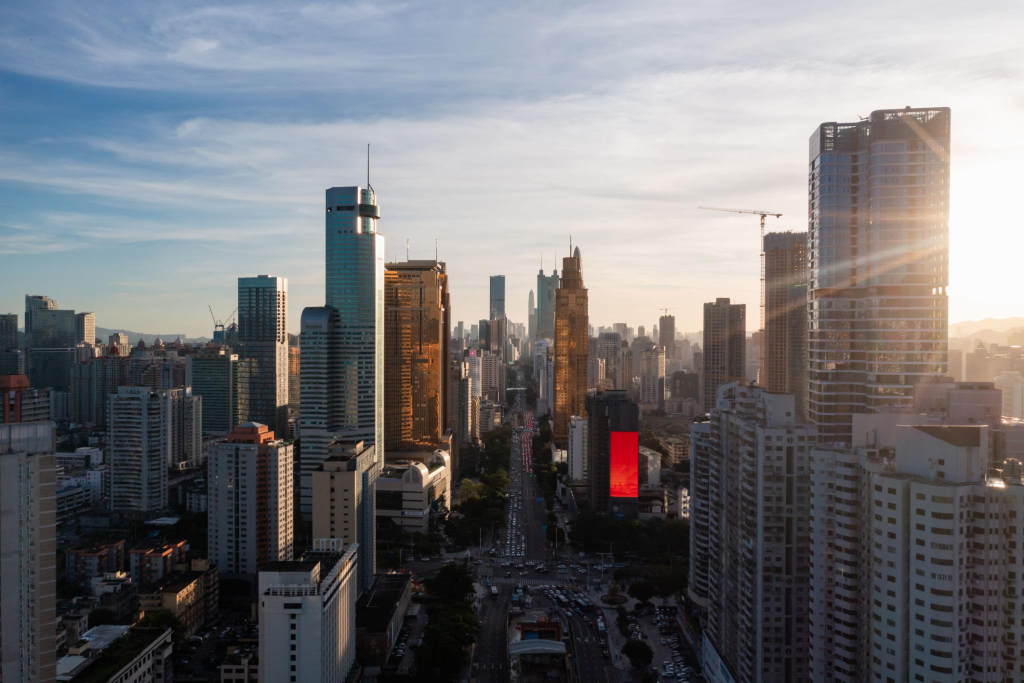
#> input picture backend/city.jpeg, 2048 x 1365 px, given in place of out.png, which was not available (shown at 1/2 size)
$ python image_processor.py out.png
#> lines starting #> are read from the running program, lines starting #| are printed output that depends on the picture; pictures that were not available may be replaced by others from this repository, and a replacement may not be noted
# ============================================================
#  ELMAAS — image_processor.py
#  Transforme une photo en grille 14x14 bicolore (chaud/froid)
#  prête à être utilisée par puzzle_generator.py
# ============================================================

import numpy as np
from PIL import Image
from config import (
    TAILLE_TAB,
    TAILLE_REDIMENSIONNEMENT,
    CANAL_BINARISATION,
    NIVEAUX_SEGMENTATION,
    DEBUG,
)


# ── Constantes internes ──────────────────────────────────────

CHAUD = 1   # Cellule "chaude" (au-dessus de la médiane verte)
FROID = 0   # Cellule "froide" (en-dessous de la médiane verte)


# ── Fonctions utilitaires ────────────────────────────────────

def charger_image(chemin: str) -> Image.Image:
    """
    Charge une image depuis un chemin fichier.
    Retourne une image PIL en mode RGB.
    """
    img = Image.open(chemin).convert("RGB")
    if DEBUG:
        print(f"[image_processor] Image chargée : {chemin} — taille originale : {img.size}")
    return img


def redimensionner(img: Image.Image) -> Image.Image:
    """
    Redimensionne l'image en TAILLE_TAB x TAILLE_TAB pixels.
    Chaque pixel deviendra une cellule de la grille.
    Utilise LANCZOS pour préserver les transitions de couleur.
    """
    img_redim = img.resize(TAILLE_REDIMENSIONNEMENT, Image.LANCZOS)
    if DEBUG:
        print(f"[image_processor] Redimensionnée en {TAILLE_REDIMENSIONNEMENT}")
    return img_redim


def rgb_vers_lab(img_rgb: Image.Image) -> np.ndarray:
    """
    Convertit une image PIL RGB en tableau NumPy dans l'espace LAB.
    L'espace LAB sépare la luminosité (L) de la chrominance (A, B).
    Le canal A encode l'axe vert (-) / rouge (+) — idéal pour ELMAAS.

    Retourne un tableau (H, W, 3) en float32 normalisé [0, 1].
    """
    # Conversion manuelle RGB → XYZ → LAB (pas besoin de scikit-image ici)
    arr = np.array(img_rgb, dtype=np.float32) / 255.0

    # Linearisation gamma sRGB
    mask = arr > 0.04045
    arr[mask] = ((arr[mask] + 0.055) / 1.055) ** 2.4
    arr[~mask] /= 12.92

    # RGB → XYZ (matrice standard D65)
    M = np.array([
        [0.4124564, 0.3575761, 0.1804375],
        [0.2126729, 0.7151522, 0.0721750],
        [0.0193339, 0.1191920, 0.9503041],
    ])
    xyz = arr @ M.T

    # Normalisation par illuminant D65
    xyz /= np.array([0.95047, 1.00000, 1.08883])

    # XYZ → LAB
    epsilon = 0.008856
    kappa = 903.3
    fx = np.where(xyz > epsilon, xyz ** (1/3), (kappa * xyz + 16) / 116)

    L = 116 * fx[..., 1] - 16
    A = 500 * (fx[..., 0] - fx[..., 1])
    B = 200 * (fx[..., 1] - fx[..., 2])

    lab = np.stack([L, A, B], axis=-1)

    if DEBUG:
        print(f"[image_processor] Conversion LAB — canal A : min={A.min():.2f}, max={A.max():.2f}, médiane={np.median(A):.2f}")

    return lab


def extraire_canal(lab: np.ndarray, canal: str) -> np.ndarray:
    """
    Extrait un canal spécifique du tableau LAB.
    canal : "L", "A" ou "B"
    Retourne un tableau 2D (H, W).
    """
    index = {"L": 0, "A": 1, "B": 2}
    if canal not in index:
        raise ValueError(f"Canal invalide : '{canal}'. Choisir parmi L, A, B.")
    return lab[..., index[canal]]


def binariser(canal_2d: np.ndarray, seuil: float = None) -> np.ndarray:
    """
    Binarise un canal 2D en CHAUD (1) / FROID (0).
    Si seuil=None, utilise la médiane comme seuil automatique.
    Retourne une grille (H, W) d'entiers 0 ou 1.
    """
    if seuil is None:
        seuil = float(np.median(canal_2d))
    grille = (canal_2d >= seuil).astype(np.int8)
    if DEBUG:
        nb_chaud = int(grille.sum())
        nb_froid = int((grille == 0).sum())
        print(f"[image_processor] Binarisation (seuil={seuil:.2f}) → {nb_chaud} chauds, {nb_froid} froids")
    return grille


def generer_niveaux_segmentation(canal_2d: np.ndarray) -> list[np.ndarray]:
    """
    Génère plusieurs grilles binarisées à différents niveaux de seuil.
    Utilisé par puzzle_generator pour construire la hiérarchie des puzzles.

    Les seuils dans NIVEAUX_SEGMENTATION sont des quantiles (0 à 1).
    Ex: 0.3 = 30e percentile → beaucoup de CHAUD
        0.7 = 70e percentile → peu de CHAUD

    Retourne une liste de grilles, du seuil le plus bas au plus haut.
    """
    niveaux = []
    valeurs = canal_2d.flatten()
    for quantile in NIVEAUX_SEGMENTATION:
        seuil = float(np.quantile(valeurs, quantile))
        grille = binariser(canal_2d, seuil=seuil)
        niveaux.append(grille)
        if DEBUG:
            print(f"[image_processor] Niveau q={quantile} → seuil={seuil:.2f}")
    return niveaux


def calculer_statistiques(grille: np.ndarray) -> dict:
    """
    Calcule des statistiques utiles sur la grille binarisée.
    Utilisé pour valider l'équilibre chaud/froid avant de générer les puzzles.
    """
    total = grille.size
    nb_chaud = int(grille.sum())
    nb_froid = total - nb_chaud
    ratio = nb_chaud / total

    stats = {
        "total_cellules": total,
        "nb_chaud": nb_chaud,
        "nb_froid": nb_froid,
        "ratio_chaud": round(ratio, 3),
        "equilibre": abs(ratio - 0.5) < 0.2,  # Acceptable si entre 30% et 70% chaud
    }

    if DEBUG:
        print(f"[image_processor] Stats grille : {stats}")
        if not stats["equilibre"]:
            print("[image_processor] ⚠️  Grille déséquilibrée — envisager un autre canal ou photo")

    return stats


# ── Fonction principale ──────────────────────────────────────

def traiter_photo(chemin: str) -> dict:
    """
    Pipeline complet : photo → données prêtes pour puzzle_generator.

    Retourne un dictionnaire contenant :
    - "grille"          : grille principale 14x14 binarisée (canal A, seuil médiane)
    - "niveaux"         : liste de grilles à différents seuils (pour hiérarchie puzzles)
    - "statistiques"    : stats de la grille principale
    - "canal_brut"      : valeurs brutes du canal A (float) — pour usage avancé
    - "taille"          : (TAILLE_TAB, TAILLE_TAB)
    """
    # 1. Chargement et redimensionnement
    img = charger_image(chemin)
#> in charger_image, img is the input picture: PIL image 2048x1365 RGB; mean R, G, B 114.9, 114.7, 118
    img_redim = redimensionner(img)
#> in redimensionner, `img_redim = img.resize(TAILLE_REDIMENSIONNEMENT, Image.LANCZOS)`:
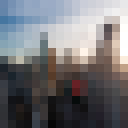
#> img_redim: PIL image 16x16 RGB (shown 8 times larger); mean R, G, B 114.9, 114.7, 118

    # 2. Conversion LAB
    lab = rgb_vers_lab(img_redim)

    # 3. Extraction du canal cible
    canal = extraire_canal(lab, CANAL_BINARISATION)

    # 4. Grille principale (seuil médiane automatique)
    grille_principale = binariser(canal)
#> in binariser, `seuil = float(np.median(canal_2d))`: seuil = 0.723

    # 5. Niveaux de segmentation (pour hiérarchie des puzzles)
    niveaux = generer_niveaux_segmentation(canal)
#> in generer_niveaux_segmentation, `valeurs = canal_2d.flatten()`: valeurs = 256 values, max 31.76 at index 169, min -6.64 at index 80, mean 1.29
#> the loop in generer_niveaux_segmentation, `for quantile in NIVEAUX_SEGMENTATION:` made 3 passes
#> after the loop in generer_niveaux_segmentation, `for quantile in NIVEAUX_SEGMENTATION:`: niveaux = 3 items
#> niveaux = 3 items

    # 6. Statistiques
    stats = calculer_statistiques(grille_principale)
#> in calculer_statistiques, `nb_chaud = int(grille.sum())`: nb_chaud = 128
#> in calculer_statistiques, `ratio = nb_chaud / total`: ratio = 0.5
#> in calculer_statistiques, `stats = { "total_cellules": total, "nb_chaud": nb_chaud, "nb_froid": n..`: stats = {'total_cellules': 256, 'nb_chaud': 128, 'nb_froid': 128, 'ratio_chaud': 0.5, 'equilibre': True}

    if DEBUG:
        print(f"[image_processor] ✅ Traitement terminé — grille {TAILLE_TAB}x{TAILLE_TAB} prête")
        print(f"[image_processor] Grille principale :\n{grille_principale}")

    return {
        "grille": grille_principale,
        "niveaux": niveaux,
        "statistiques": stats,
        "canal_brut": canal,
        "taille": (TAILLE_TAB, TAILLE_TAB),
    }


# ── Test rapide (python image_processor.py image.jpg) ───────

if __name__ == "__main__":
    import sys

    if len(sys.argv) < 2:
        print("Usage : python image_processor.py <chemin_image>")
        print("Exemple : python image_processor.py photo.jpg")
        sys.exit(1)

    resultat = traiter_photo(sys.argv[1])
#> resultat = 5 items

    print("\n=== Résultat ===")
    print(f"Taille grille : {resultat['taille']}")
#| Taille grille : (16, 16)
    print(f"Statistiques  : {resultat['statistiques']}")
#| Statistiques  : {'total_cellules': 256, 'nb_chaud': 128, 'nb_froid': 128, 'ratio_chaud': 0.5, 'equilibre': True}
    print(f"Nombre de niveaux de segmentation : {len(resultat['niveaux'])}")
#| Nombre de niveaux de segmentation : 3
    print("\nGrille principale (1=chaud, 0=froid) :")
    for ligne in resultat["grille"]:
        print(" ".join("█" if c == CHAUD else "·" for c in ligne))
#> this loop made 16 passes
#> ligne on passes 1 to 12: [0, 0, 0, 0, 0, 0, 0, 0, 0, 0, 1, 1, 1, 1, 1, 0], [0, 0, 0, 0, 0, 0, 0, 0, 0, 0, 1, 1, 1, 0, 0, 0], [0, 0, 0, 0, 0, 0, 0, 0, 0, 0, 1, 1, 0, 1, 1, 0], [0, 0, 0, 0, 0, 0, 0, 0, 1, 1, 0, 1, 1, 1, 1, 0], [0, 0, 0, 0, 0, 0, 0, 0, 1, 1, 1, 1, 1, 1, 1, 0], [0, 0, 0, 0, 0, 0, 0, 0, 1, 1, 1, 1, 1, 1, 1, 0], [0, 0, 0, 0, 0, 0, 1, 1, 1, 1, 1, 1, 1, 1, 1, 0], [0, 0, 0, 0, 0, 0, 1, 1, 1, 1, 1, 1, 1, 1, 1, 1], [0, 0, 0, 0, 1, 0, 1, 1, 1, 1, 1, 1, 1, 1, 1, 1], [1, 0, 0, 0, 1, 0, 1, 1, 1, 1, 1, 1, 1, 1, 1, 1], [0, 0, 0, 1, 1, 0, 1, 1, 0, 1, 1, 0, 1, 1, 1, 1], [0, 0, 0, 0, 1, 1, 1, 1, 0, 1, 1, 0, 1, 1, 0, 1]

$ run again, on backend/sea.jpeg
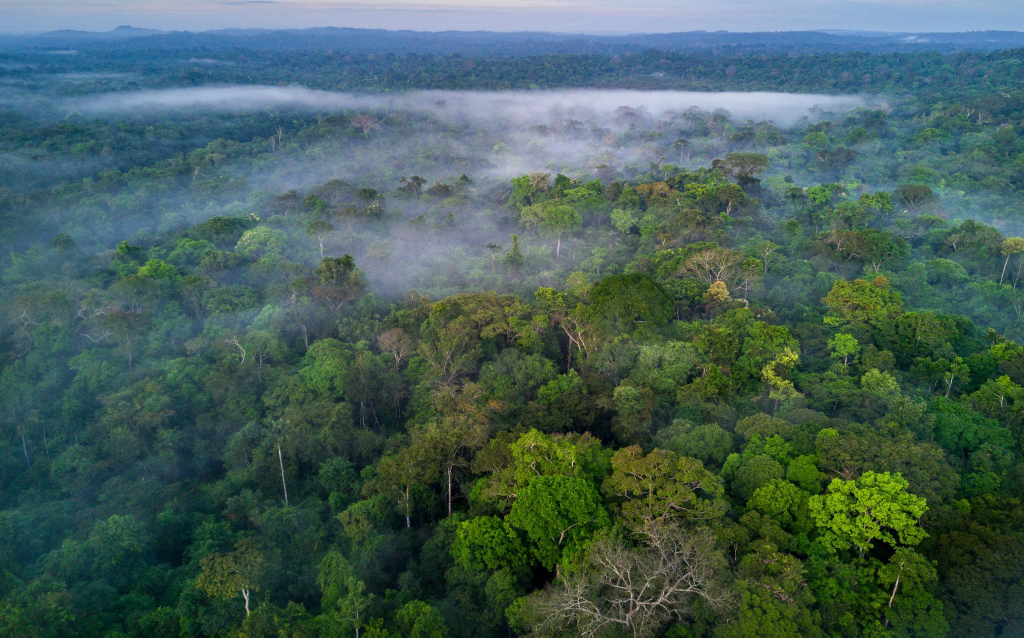
#> input picture backend/sea.jpeg, 2048 x 1275 px, given in place of out.png, which was not available (shown at 1/2 size)
#> in charger_image, img is the input picture: PIL image 2048x1275 RGB; mean R, G, B 70, 95.1, 88.5
#> in redimensionner, `img_redim = img.resize(TAILLE_REDIMENSIONNEMENT, Image.LANCZOS)`:
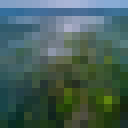
#> img_redim: PIL image 16x16 RGB (shown 8 times larger); mean R, G, B 69.9, 95, 88.6
#> in binariser, `seuil = float(np.median(canal_2d))`: seuil = -10.18
#> valeurs = 256 values, max 4.01 at index 56, min -28.37 at index 205, mean -10
#> the loop in generer_niveaux_segmentation, `for quantile in NIVEAUX_SEGMENTATION:` made 3 passes
#> after the loop in generer_niveaux_segmentation, `for quantile in NIVEAUX_SEGMENTATION:`: niveaux = 3 items
#> nb_chaud = 128
#> ratio = 0.5
#> in calculer_statistiques, `stats = { "total_cellules": total, "nb_chaud": nb_chaud, "nb_froid": n..`: stats = {'total_cellules': 256, 'nb_chaud': 128, 'nb_froid': 128, 'ratio_chaud': 0.5, 'equilibre': True}
#> resultat = 5 items
#| Taille grille : (16, 16)
#| Statistiques  : {'total_cellules': 256, 'nb_chaud': 128, 'nb_froid': 128, 'ratio_chaud': 0.5, 'equilibre': True}
#| Nombre de niveaux de segmentation : 3
#> the loop `for ligne in resultat["grille"]:` made 16 passes
#> ligne on passes 1 to 8: [1, 1, 1, 1, 1, 1, 1, 1, 1, 1, 1, 1, 1, 1, 1, 1], [1, 1, 1, 1, 1, 1, 1, 1, 1, 1, 1, 1, 1, 1, 1, 1], [1, 1, 1, 1, 1, 1, 1, 1, 1, 1, 1, 1, 1, 1, 0, 0], [1, 1, 1, 1, 1, 1, 1, 1, 1, 1, 1, 1, 1, 1, 0, 0], [1, 1, 1, 1, 1, 1, 1, 1, 1, 1, 1, 1, 0, 0, 0, 0], [1, 1, 1, 0, 1, 1, 1, 1, 0, 0, 1, 1, 0, 0, 0, 0], [1, 0, 0, 0, 1, 1, 1, 1, 1, 1, 0, 1, 0, 0, 0, 0], [0, 1, 0, 1, 1, 1, 1, 1, 0, 0, 0, 1, 0, 0, 0, 0]
#> (printed output is left out)

$ run again, on backend/see_purple.jpeg
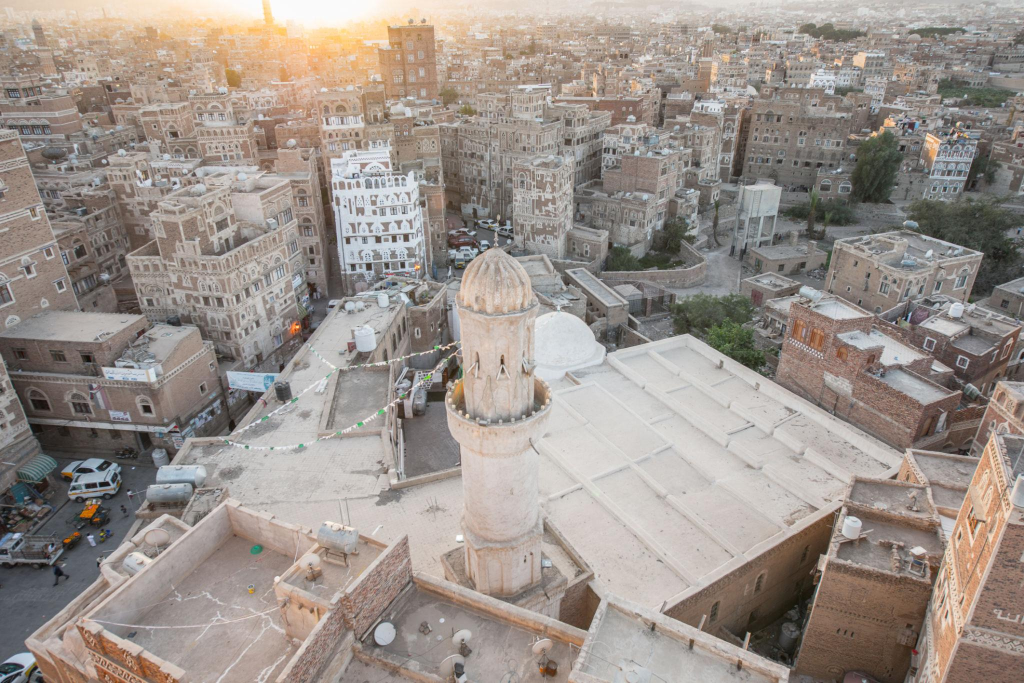
#> input picture backend/see_purple.jpeg, 2048 x 1366 px, given in place of out.png, which was not available (shown at 1/2 size)
#> in charger_image, img is the input picture: PIL image 2048x1366 RGB; mean R, G, B 154.8, 145.4, 138.9
#> in redimensionner, `img_redim = img.resize(TAILLE_REDIMENSIONNEMENT, Image.LANCZOS)`:
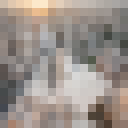
#> img_redim: PIL image 16x16 RGB (shown 8 times larger); mean R, G, B 154.7, 145.2, 138.6
#> in binariser, `seuil = float(np.median(canal_2d))`: seuil = 2.05
#> valeurs = 256 values, max 11.77 at index 241, min -5.88 at index 123, mean 2.39
#> the loop in generer_niveaux_segmentation, `for quantile in NIVEAUX_SEGMENTATION:` made 3 passes
#> after the loop in generer_niveaux_segmentation, `for quantile in NIVEAUX_SEGMENTATION:`: niveaux = 3 items
#> nb_chaud = 128
#> ratio = 0.5
#> in calculer_statistiques, `stats = { "total_cellules": total, "nb_chaud": nb_chaud, "nb_froid": n..`: stats = {'total_cellules': 256, 'nb_chaud': 128, 'nb_froid': 128, 'ratio_chaud': 0.5, 'equilibre': True}
#> resultat = 5 items
#| Taille grille : (16, 16)
#| Statistiques  : {'total_cellules': 256, 'nb_chaud': 128, 'nb_froid': 128, 'ratio_chaud': 0.5, 'equilibre': True}
#| Nombre de niveaux de segmentation : 3
#> the loop `for ligne in resultat["grille"]:` made 16 passes
#> ligne on passes 1 to 8: [1, 1, 1, 1, 1, 0, 1, 1, 1, 1, 0, 0, 0, 0, 0, 0], [1, 1, 1, 1, 1, 1, 1, 1, 1, 1, 1, 1, 0, 0, 0, 0], [1, 1, 1, 1, 1, 1, 1, 1, 0, 1, 1, 1, 0, 0, 0, 0], [0, 0, 1, 1, 1, 0, 0, 1, 0, 0, 0, 0, 0, 0, 0, 0], [1, 1, 1, 0, 1, 0, 0, 0, 0, 0, 0, 0, 0, 0, 0, 0], [1, 1, 1, 0, 1, 0, 0, 0, 0, 0, 0, 0, 0, 0, 0, 0], [1, 1, 1, 0, 0, 0, 0, 1, 0, 0, 0, 0, 0, 1, 0, 0], [0, 0, 0, 0, 1, 0, 0, 1, 0, 0, 0, 0, 1, 1, 0, 0]
#> (printed output is left out)
